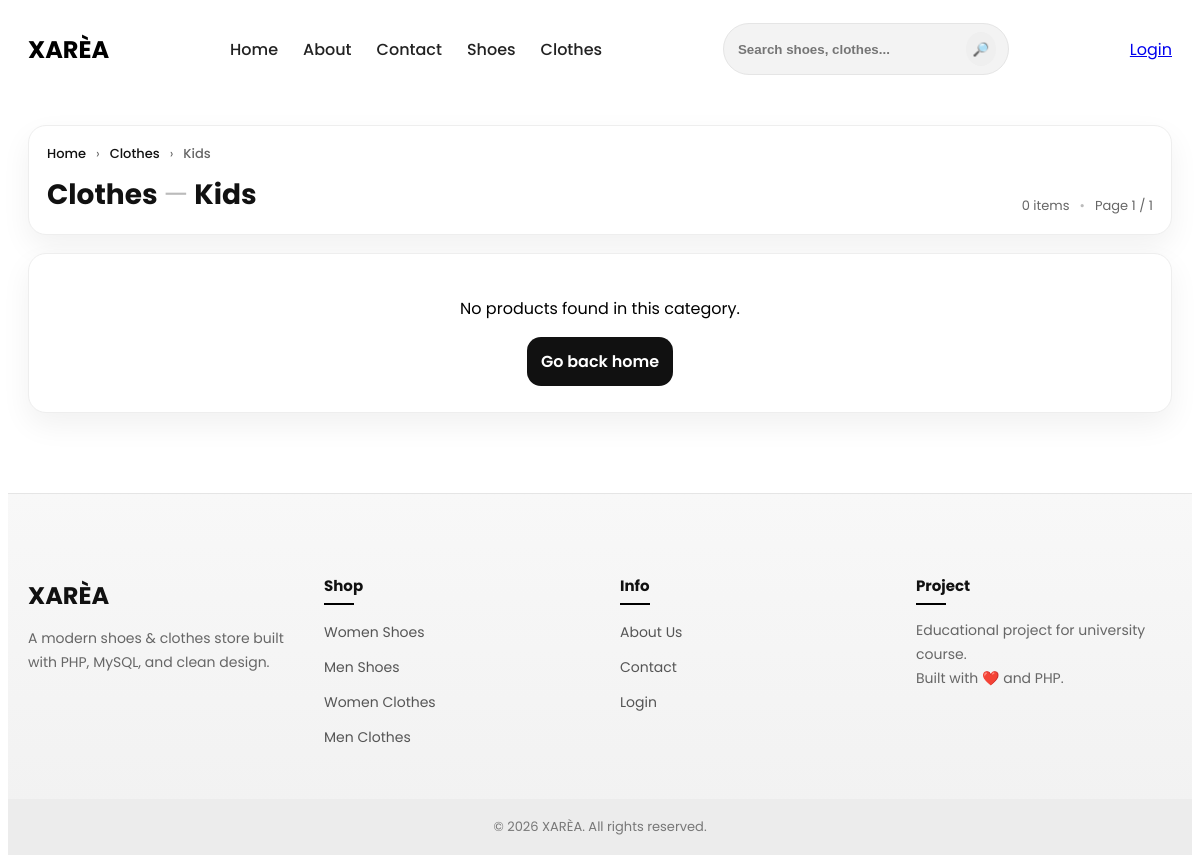
The page /public/?page=category&cat=clothes&gen=kids on the database as committed earlier.
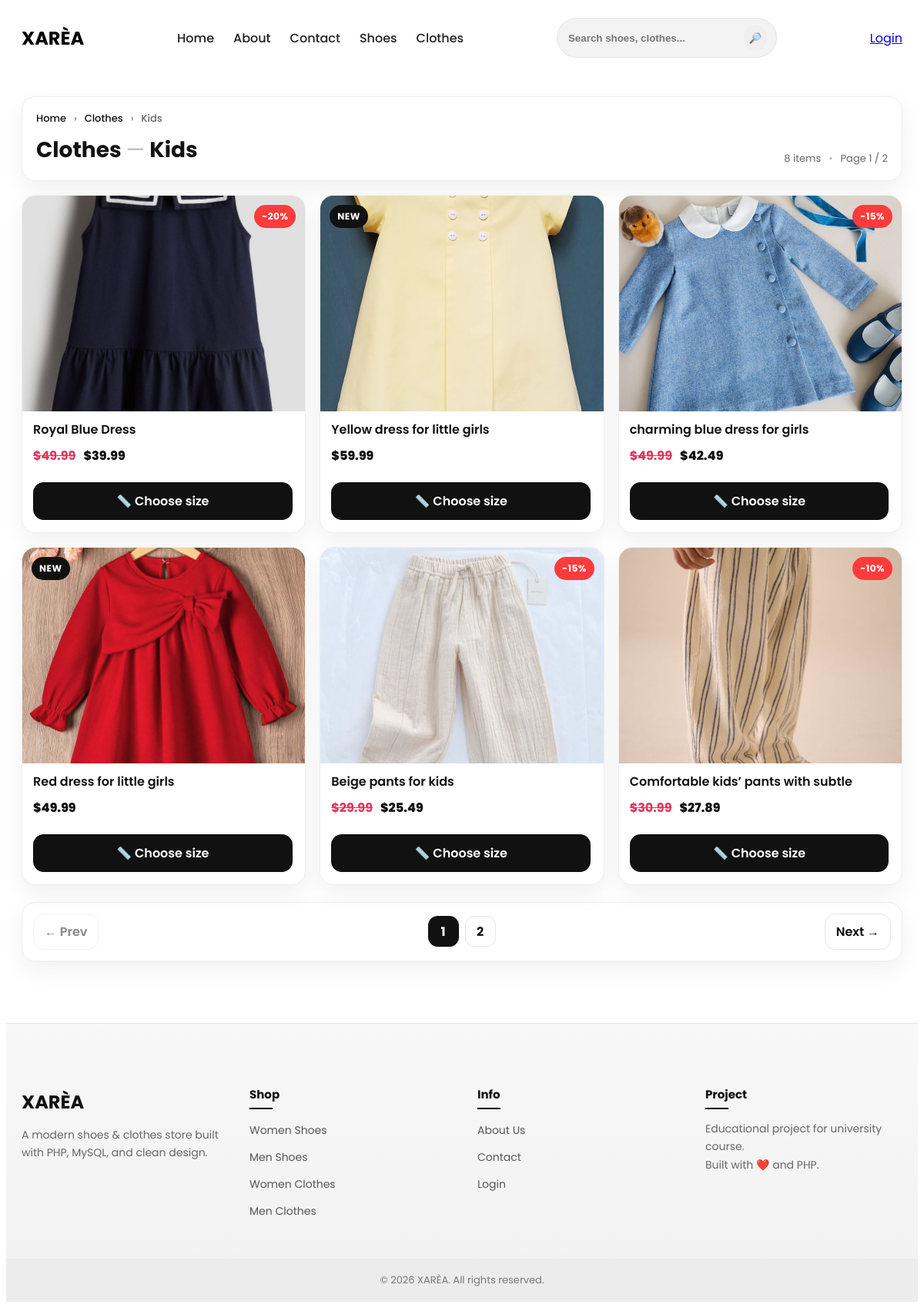
The same page on the database as committed later.
### tables this page shows
CREATE TABLE `products` (
  `id` int(11) NOT NULL,
  `name` varchar(255) DEFAULT NULL,
  `description` text DEFAULT NULL,
  `price` decimal(10,2) DEFAULT NULL,
  `original_price` decimal(10,2) DEFAULT NULL,
  `discount_percent` int(11) DEFAULT 0,
  `category` enum('shoes','clothes') DEFAULT NULL,
  `gender` enum('men','women','kids') DEFAULT NULL,
  `image` varchar(255) DEFAULT NULL,
  `is_new` tinyint(1) DEFAULT 0,
  `is_offer` tinyint(1) DEFAULT 0,
  `created_at` timestamp NOT NULL DEFAULT current_timestamp(),
  `material` varchar(100) DEFAULT NULL
);

### app/controllers/ProductController.php (called while the page is built, shortened)
<?php
require_once __DIR__ . '/../models/Product.php';
class ProductController
{
    public function category()
    {
        $category = $_GET['cat'] ?? '';
        $gender   = $_GET['gen'] ?? '';
        $perPage = 6;
        $pageNum = isset($_GET['p']) ? max(1, (int)$_GET['p']) : 1;
        $offset  = ($pageNum - 1) * $perPage;
        $product = new Product();
        $totalItems = $product->countByCategory($category, $gender);
        $totalPages = max(1, (int)ceil($totalItems / $perPage));
        $items = $product->getByCategoryPaged($category, $gender, $perPage, $offset);
        require "../app/views/products/category.php";
    }
}

### app/models/Product.php (called while the page is built, shortened)
<?php
require_once __DIR__ . '/../config/Database.php';
class Product {
    private $conn;
    public function __construct() {
        $db = new Database();
        $this->conn = $db->connect();
    }
    public function countByCategory($category, $gender)
{
    $stmt = $this->conn->prepare("
        SELECT COUNT(*) AS total
        FROM products
        WHERE category = :cat AND gender = :gen
    ");
    $stmt->execute([
        ':cat' => $category,
        ':gen' => $gender
    ]);
    return (int)($stmt->fetch(PDO::FETCH_ASSOC)['total'] ?? 0);
}
    public function getByCategoryPaged($category, $gender, $limit, $offset)
    {
        $stmt = $this->conn->prepare("
            SELECT *
            FROM products
            WHERE category = :cat AND gender = :gen
            ORDER BY created_at DESC
            LIMIT :lim OFFSET :off
        ");
        $stmt->bindValue(':cat', $category, PDO::PARAM_STR);
        $stmt->bindValue(':gen', $gender, PDO::PARAM_STR);
        $stmt->bindValue(':lim', (int)$limit, PDO::PARAM_INT);
        $stmt->bindValue(':off', (int)$offset, PDO::PARAM_INT);
        $stmt->execute();
        return $stmt->fetchAll(PDO::FETCH_ASSOC);
    }
}

### app/config/Database.php (called while the page is built, shortened)
<?php
class Database {
    private $host = "localhost";
    private $db = "store_db";
    private $user = "root";
    private $pass = "";
    public function connect() {
        try {
            $this->conn = new PDO(
                "mysql:host={$this->host};dbname={$this->db}",
                $this->user,
                $this->pass
            );
            $this->conn->setAttribute(PDO::ATTR_ERRMODE, PDO::ERRMODE_EXCEPTION);
            return $this->conn;
        } catch (PDOException $e) {
            die("DB Error: " . $e->getMessage());
        }
    }
}

### app/views/products/category.php (the view)
<?php require __DIR__ . '/../layouts/header.php'; ?>
<div class="category-page">
    <div class="category-hero">
        <div class="breadcrumb">
            <a href="?page=home">Home</a>
            <span>›</span>
            <a href="?page=category&cat=<?= urlencode($category) ?>&gen=<?= urlencode($gender) ?>">
                <?= htmlspecialchars(ucfirst($category)) ?>
            </a>
            <span>›</span>
            <span class="crumb-current"><?= htmlspecialchars(ucfirst($gender)) ?></span>
        </div>
        <div class="category-title-row">
            <h1><?= htmlspecialchars(ucfirst($category)) ?> <span>—</span> <?= htmlspecialchars(ucfirst($gender)) ?></h1>
            <div class="category-meta">
                <span><?= (int)$totalItems ?> items</span>
                <span class="dot">•</span>
                <span>Page <?= (int)$pageNum ?> / <?= (int)$totalPages ?></span>
            </div>
        </div>
    </div>
    <?php if (empty($items)) : ?>
        <div class="category-empty">
            <p>No products found in this category.</p>
            <a class="btn-primary" href="?page=home">Go back home</a>
        </div>
    <?php else : ?>
        <div class="category-grid">
            <?php foreach ($items as $row) : ?>
                <div class="cat-card">
                    <a class="cat-img" href="?page=product&id=<?= (int)$row['id'] ?>">
                        <img src="/store-system/public/uploads/<?= htmlspecialchars($row['image']) ?>"
                             alt="<?= htmlspecialchars($row['name']) ?>">
                        <?php if (!empty($row['is_new'])) : ?>
                            <span class="badge badge-new">NEW</span>
                        <?php endif; ?>
                        <?php if (!empty($row['is_offer']) && (int)($row['discount_percent'] ?? 0) > 0) : ?>
                            <span class="badge badge-offer">-<?= (int)$row['discount_percent'] ?>%</span>
                        <?php endif; ?>
                    </a>
                    <div class="cat-body">
                        <a href="?page=product&id=<?= (int)$row['id'] ?>" style="text-decoration:none;color:inherit;">
                            <h3 class="cat-name"><?= htmlspecialchars($row['name']) ?></h3>
                        </a>
                        <div class="cat-price-row">
                            <?php if (!empty($row['is_offer']) && (int)($row['discount_percent'] ?? 0) > 0) : ?>
                                <span class="price-old">
                                    $<?= number_format((float)($row['original_price'] ?? 0), 2) ?>
                                </span>
                                <span class="price-now">
                                    $<?= number_format((float)$row['price'], 2) ?>
                                </span>
                            <?php else : ?>
                                <span class="price-now">$<?= number_format((float)$row['price'], 2) ?></span>
                            <?php endif; ?>
                        </div>
                        <div class="cat-actions">
                            <a class="btn-primary btn-block" href="?page=product&id=<?= (int)$row['id'] ?>">
                                📏 Choose size
                            </a>
                        </div>
                    </div>
                </div>
            <?php endforeach; ?>
        </div>
        <?php if ($totalPages > 1) : ?>
            <div class="pagination">
                <?php
                    $base = "?page=category&cat=" . urlencode($category) . "&gen=" . urlencode($gender) . "&p=";
                ?>
                <a class="page-btn <?= $pageNum <= 1 ? 'disabled' : '' ?>"
                   href="<?= $pageNum <= 1 ? '#' : $base . ($pageNum - 1) ?>">← Prev</a>
                <div class="page-numbers">
                    <?php for ($i = 1; $i <= $totalPages; $i++) : ?>
                        <a class="page-num <?= $i == $pageNum ? 'active' : '' ?>"
                           href="<?= $base . $i ?>"><?= $i ?></a>
                    <?php endfor; ?>
                </div>
                <a class="page-btn <?= $pageNum >= $totalPages ? 'disabled' : '' ?>"
                   href="<?= $pageNum >= $totalPages ? '#' : $base . ($pageNum + 1) ?>">Next →</a>
            </div>
        <?php endif; ?>
    <?php endif; ?>
</div>
<?php require __DIR__ . '/../layouts/footer.php'; ?>

### public/index.php (shortened to what this page needs)
<?php
$page = $_GET['page'] ?? 'home';
require_once "../app/controllers/ProductController.php";
require_once "../app/controllers/CartController.php";
switch ($page) {
    case 'category':
        (new ProductController())->category();
        break;
}

### app/views/layouts/header.php (shortened to what this page needs)
<?php
$cartCount = isset($_SESSION['cart'])
    ? array_sum($_SESSION['cart'])
    : 0;
?>
<!DOCTYPE html>
<html lang="en">
<head>
    <link rel="stylesheet" href="/store-system/public/css/style.css">
</head>
<body>
    <header class="main-header" id="mainHeader" >
        <div class="nav-container">
            <div class="logo">
                <a href="?page=home">XARÈA</a>
            </div>
            <nav class="main-nav">
                <a href="?page=home">Home</a>
                <a href="?page=about">About</a>
                <a href="?page=contact">Contact</a>
                <div class="dropdown">
                    <span>Shoes</span>
                </div>
                <div class="dropdown">
                    <span>Clothes</span>
                </div>
            </nav>
            <form class="nav-search" method="GET" action="/store-system/public/">
                <input type="text" name="q" placeholder="Search shoes, clothes..." value="<?= htmlspecialchars($_GET['q'] ?? '') ?>">
                <button type="submit">🔎</button>
            </form>
            <div class="auth-links">
                <?php if (isset($_SESSION['user'])) : ?>
                    <a href="?page=cart" class="cart-link">
                        🛒
                        <?php if (!empty($cartCount)) : ?>
                            <span class="cart-count"><?= $cartCount ?></span>
                        <?php endif; ?>
                    </a>
                    <a href="?page=logout" class="btn">Logout</a>
                <?php else : ?>
                    <a href="?page=login" class="btn">Login</a>
                <?php endif; ?>
            </div>
    </header>
</body>

### app/views/layouts/footer.php (shortened to what this page needs)
<html>
<body>
    <footer class="main-footer">
        <div class="footer-container">
            <div class="footer-col">
                <h3>XARÈA</h3>
                <p>
                    A modern shoes & clothes store built with PHP, MySQL, and clean design.
                </p>
            </div>
            <div class="footer-col">
                <h4>Shop</h4>
                <ul>
                    <li><a href="?page=category&cat=shoes&gen=women">Women Shoes</a></li>
                    <li><a href="?page=category&cat=shoes&gen=men">Men Shoes</a></li>
                    <li><a href="?page=category&cat=clothes&gen=women">Women Clothes</a></li>
                    <li><a href="?page=category&cat=clothes&gen=men">Men Clothes</a></li>
                </ul>
            </div>
            <div class="footer-col">
                <h4>Info</h4>
                <ul>
                    <li><a href="?page=about">About Us</a></li>
                    <li><a href="?page=contact">Contact</a></li>
                    <li><a href="?page=login">Login</a></li>
                </ul>
            </div>
            <div class="footer-col">
                <h4>Project</h4>
                <p>
                    Educational project for university course.<br>
                    Built with ❤️ and PHP.
                </p>
            </div>
        </div>
        <div class="footer-bottom">
            © <?= date('Y') ?> XARÈA. All rights reserved.
        </div>
    </footer>
</body>
</html>

Rows that differ between the two databases and show on the page:
added products: image (picture), discount_percent "20", name "Royal Blue Dress", original_price "49.99", price "39.99"
added products: image (picture), is_new "NEW", name "Yellow dress for little girls", price "59.99"
added products: image (picture), discount_percent "15", name "charming blue dress for girls", original_price "49.99", price "42.49"
added products: image (picture), is_new "NEW", name "Red dress for little girls", price "49.99"
added products: image (picture), discount_percent "15", name "Beige pants for kids", original_price "29.99", price "25.49"
added products: image (picture), discount_percent "10", name "Comfortable kids’ pants with subtle", original_price "30.99", price "27.89"
Other text that changed with them:
$totalItems: "0" → "8"
$totalPages: "1" → "2"
text no longer shown: "No products found in this category. Go back home"
text now shown: "← Prev Next →"
new list line: "1"
new list line: "2"
